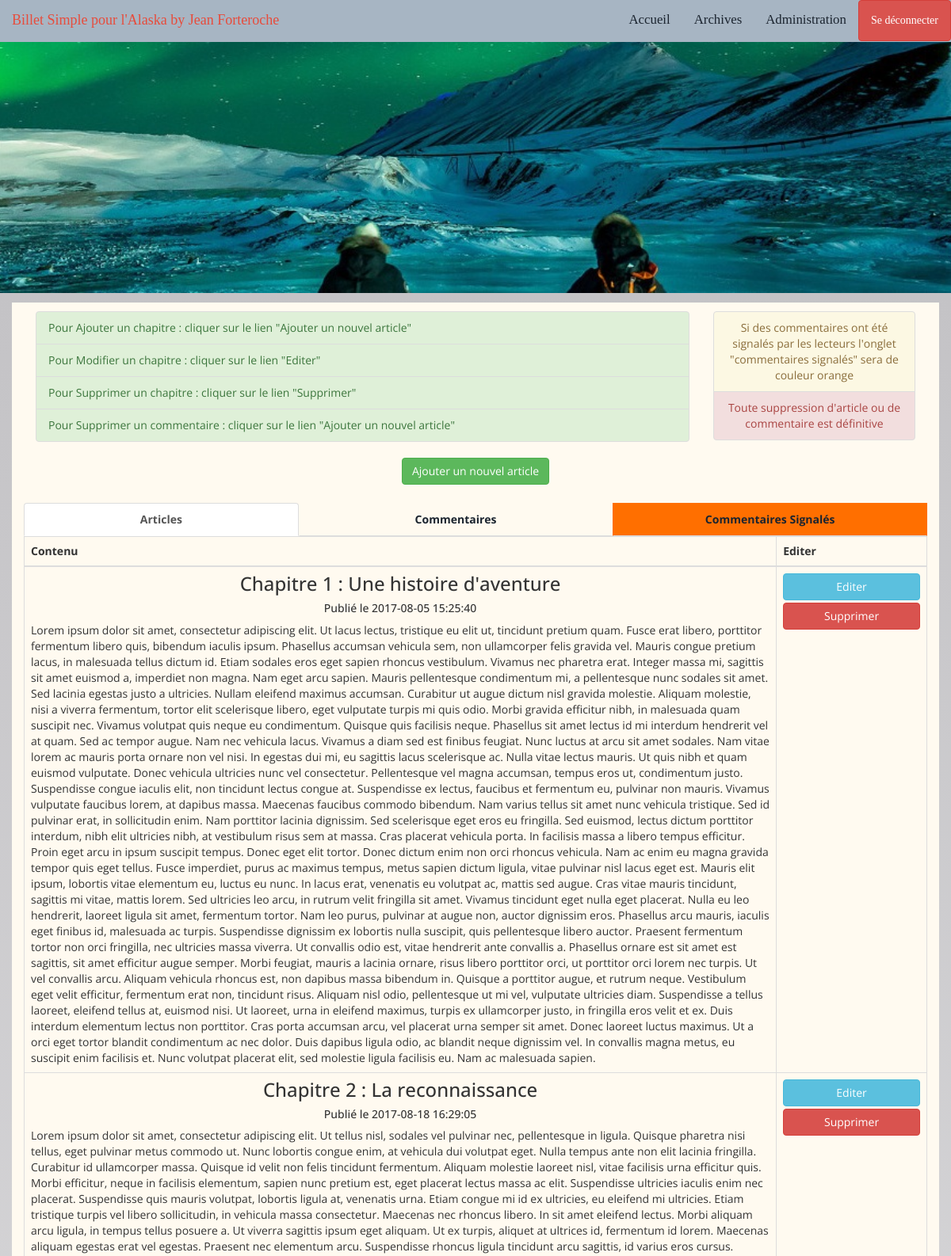
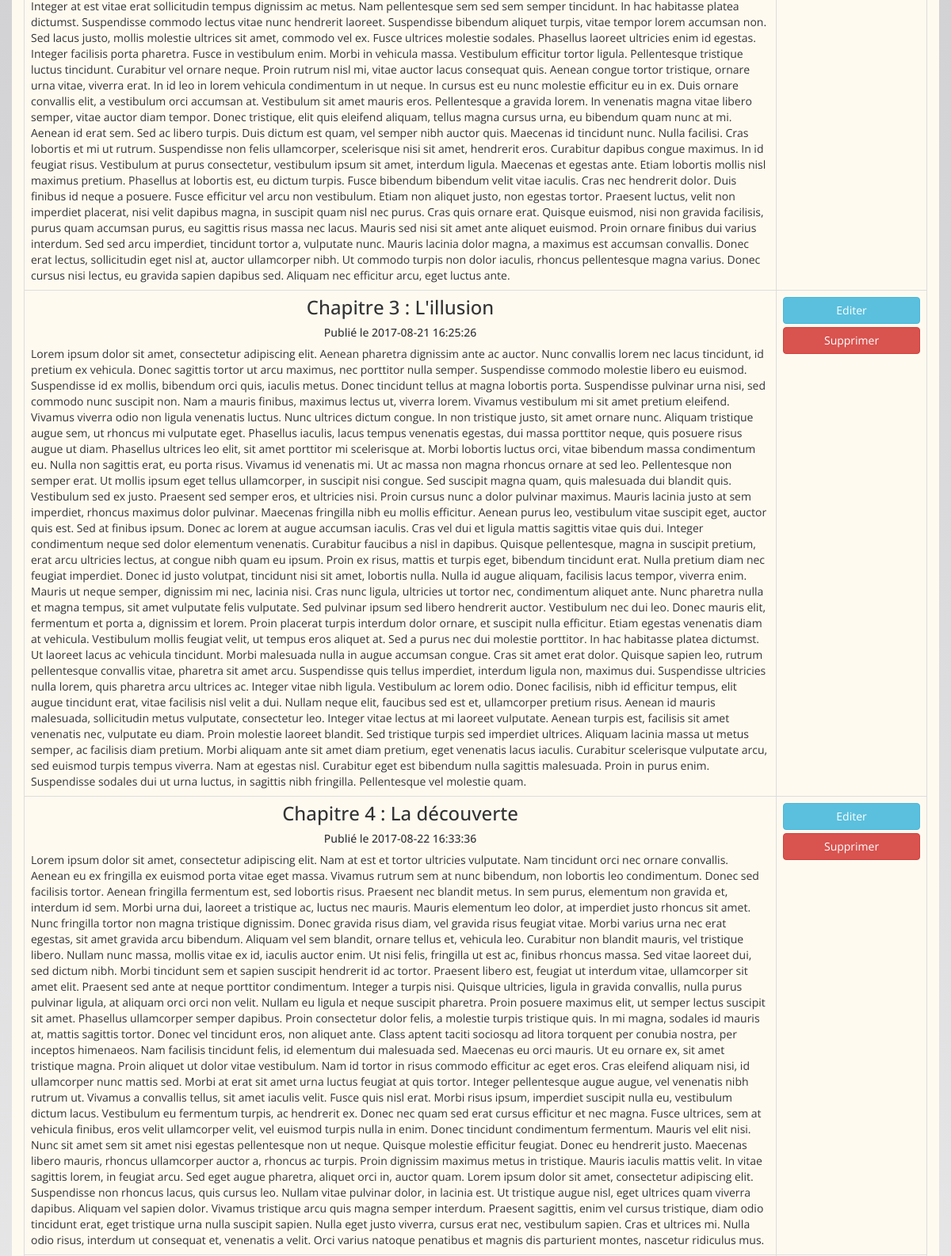
The page /index.php?p=admin.posts.index (signed in, upper part) on the database its author committed (2 pictures, top to bottom).
### tables this page shows
CREATE TABLE `articles` (
  `id` int(11) NOT NULL,
  `title` varchar(255) NOT NULL,
  `content` longtext,
  `date` datetime NOT NULL DEFAULT CURRENT_TIMESTAMP
);

### core/Controller/Controller.php (called while the page is built, shortened)
<?php
class Controller {
    protected $viewPath;
    protected function render($view, $vars =[]){
        extract($vars);
        require($this->viewPath . str_replace('.','/', $view). '.php');
    }
}

### app/Controller/Admin/PostsController.php (called while the page is built, shortened)
<?php
class PostsController extends AppController {
    public function index(){
        $posts = $this->Article->all();
        $this->render('admin.articles.index', compact('posts','comments', 'reportedComments', 'success_auth'));
    }
}

### core/Table/Table.php (called while the page is built, shortened)
<?php
class Table{
    protected $table;
    protected $db;
    public function __construct(MysqlDatabase $db)
    {
        $this->db = $db;
    }
    public function all(){
        return $this->query('SELECT * FROM ' . $this->table);
    }
    public function query($statement, $values = null, $one = false){
        if($values){
            return $this->db->prepare(
                $statement,
                $values,
                str_replace('Table','Entity', get_class($this)),
                $one
             );
        } else {
            return $this->db->query(
                $statement,
                str_replace('Table','Entity', get_class($this)),
                $one
            );
        }
    }
}

### core/Database/MysqlDatabase.php (called while the page is built, shortened)
<?php
class MysqlDatabase extends Database {
    private $pdo;
    private function getPDO(){
        if ($this->pdo === null) {
            $pdo = new PDO('mysql:dbname=BlogOPC;host=localhost', 'root', '');
            $pdo->setAttribute(PDO::ATTR_ERRMODE, PDO::ERRMODE_EXCEPTION);
            $pdo->query("SET NAMES UTF8");
            $this->pdo = $pdo;
        }
        return $this->pdo;
    }
    public function query($statement, $class = null, $one = false){
        $res = $this->getPDO()->query($statement);
        if ($class === null){
            $res->setFetchMode(PDO::FETCH_OBJ);
        } else {
            $res->setFetchMode(PDO::FETCH_CLASS, $class);
        }
        if($one){
            $datas = $res->fetch();
        } else {
            $datas = $res->fetchAll();
        }
        return $datas;
    }
}

### app/Autoloader.php (called while the page is built, shortened)
<?php
class Autoloader{
    static function autoload($class)
    {
        if (strpos($class, __NAMESPACE__ . '\\') === 0) {
            $class = str_replace(__NAMESPACE__ . '\\', '', $class);
            $class = str_replace('\\', '/', $class);
        }
    }
}

### core/Autoloader.php (called while the page is built, shortened)
<?php
class Autoloader{
	static function autoload($class)
    {
        if (strpos($class, __NAMESPACE__ . '\\') === 0) {
            $class = str_replace(__NAMESPACE__ . '\\', '', $class);
            $class = str_replace('\\', '/', $class);
        }
    }
}

### app/Views/admin/articles/Tab/articles_tab.php (shortened to what this page needs)
<table class="table table-bordered">
    <thead>
    <tr>
        <th class="col-lg-10 col-xs-12">Contenu</th>
        <th class="col-lg-3 col-xs-12">Editer</th>
    </tr>
    </thead>
    <tbody>
    <?php foreach ($posts as $post): ?>
        <tr>
            <td>
                <h3 class="text-center"><?= $post->title; ?></h3>
                <h5 class="text-center">Publié le <?= $post->date; ; ?></h5>
                <p><?= $post->content; ?></p>
            </td>
            <td>
                <a class="btn btn-info" style="width: 100%;" href="?p=admin.posts.edit&id=<?= $post->id;?>">Editer</a>
                <form style="padding-top: 2%;" action="?p=admin.posts.delete" method="post">
                    <button type="submit" style="width: 100%" class="btn btn-danger" href="?p=admin.posts.delete&id=<?= $post->id;?>">Supprimer</button>
                </form>
            </td>
        </tr>
    <?php endforeach; ?>
    </tbody>
</table>

### public/css/style.css (style rules this page uses)
h4, h5, h6, h1, h2, h3 { margin-top: 0; }
p { margin: 0; }
html,body { background: url(../images/cream.jpg); font-family: 'Open Sans', sans-serif; }
body a { transition:0.5s all; -webkit-transition:0.5s all; -moz-transition:0.5s all; -o-transition:0.5s all; -ms-transition:0.5s all; }

### rows shown on the page
articles: title "Chapitre 1 : Une histoire d'aventure", date "2017-08-05 15:25:40", content "Lorem ipsum dolor sit amet, consectetur adipiscing elit. Ut lacus lectus, tristique eu elit ut, tincidunt pretium quam. Fusce erat libero, porttitor fermentum libero quis, bibendum iaculis ipsum. Phasellus accumsan vehicula sem, non ullamcorper felis gravida vel. Mauris congue pretium lacus, in malesuada tellus dictum id. Etiam sodales eros eget sapien rhoncus vestibulum. Vivamus nec pharetra erat. Integer massa mi, sagittis sit amet euismod a, imperdiet non magna. Nam eget arcu sapien. Mauris pellentesque condimentum mi, a pellentesque nunc sodales sit amet. Sed lacinia egestas justo a ultricies. Nullam eleifend maximus accumsan. Curabitur ut augue dictum nisl gravida molestie. Aliquam…", $post->id 1 (drawn)
articles: title "Chapitre 2 : La reconnaissance", date "2017-08-18 16:29:05", content "Lorem ipsum dolor sit amet, consectetur adipiscing elit. Ut tellus nisl, sodales vel pulvinar nec, pellentesque in ligula. Quisque pharetra nisi tellus, eget pulvinar metus commodo ut. Nunc lobortis congue enim, at vehicula dui volutpat eget. Nulla tempus ante non elit lacinia fringilla. Curabitur id ullamcorper massa. Quisque id velit non felis tincidunt fermentum. Aliquam molestie laoreet nisl, vitae facilisis urna efficitur quis. Morbi efficitur, neque in facilisis elementum, sapien nunc pretium est, eget placerat lectus massa ac elit. Suspendisse ultricies iaculis enim nec placerat. Suspendisse quis mauris volutpat, lobortis ligula at, venenatis urna. Etiam congue mi id ex ultricies, eu…"
articles: title "Chapitre 3 : L'illusion", date "2017-08-21 16:25:26", content "Lorem ipsum dolor sit amet, consectetur adipiscing elit. Aenean pharetra dignissim ante ac auctor. Nunc convallis lorem nec lacus tincidunt, id pretium ex vehicula. Donec sagittis tortor ut arcu maximus, nec porttitor nulla semper. Suspendisse commodo molestie libero eu euismod. Suspendisse id ex mollis, bibendum orci quis, iaculis metus. Donec tincidunt tellus at magna lobortis porta. Suspendisse pulvinar urna nisi, sed commodo nunc suscipit non. Nam a mauris finibus, maximus lectus ut, viverra lorem. Vivamus vestibulum mi sit amet pretium eleifend. Vivamus viverra odio non ligula venenatis luctus. Nunc ultrices dictum congue. In non tristique justo, sit amet ornare nunc. Aliquam tristique…"
articles: title "Chapitre 4 : La découverte", date "2017-08-22 16:33:36", content "Lorem ipsum dolor sit amet, consectetur adipiscing elit. Nam at est et tortor ultricies vulputate. Nam tincidunt orci nec ornare convallis. Aenean eu ex fringilla ex euismod porta vitae eget massa. Vivamus rutrum sem at nunc bibendum, non lobortis leo condimentum. Donec sed facilisis tortor. Aenean fringilla fermentum est, sed lobortis risus. Praesent nec blandit metus. In sem purus, elementum non gravida et, interdum id sem. Morbi urna dui, laoreet a tristique ac, luctus nec mauris. Mauris elementum leo dolor, at imperdiet justo rhoncus sit amet. Nunc fringilla tortor non magna tristique dignissim. Donec gravida risus diam, vel gravida risus feugiat vitae. Morbi varius urna nec erat…"
